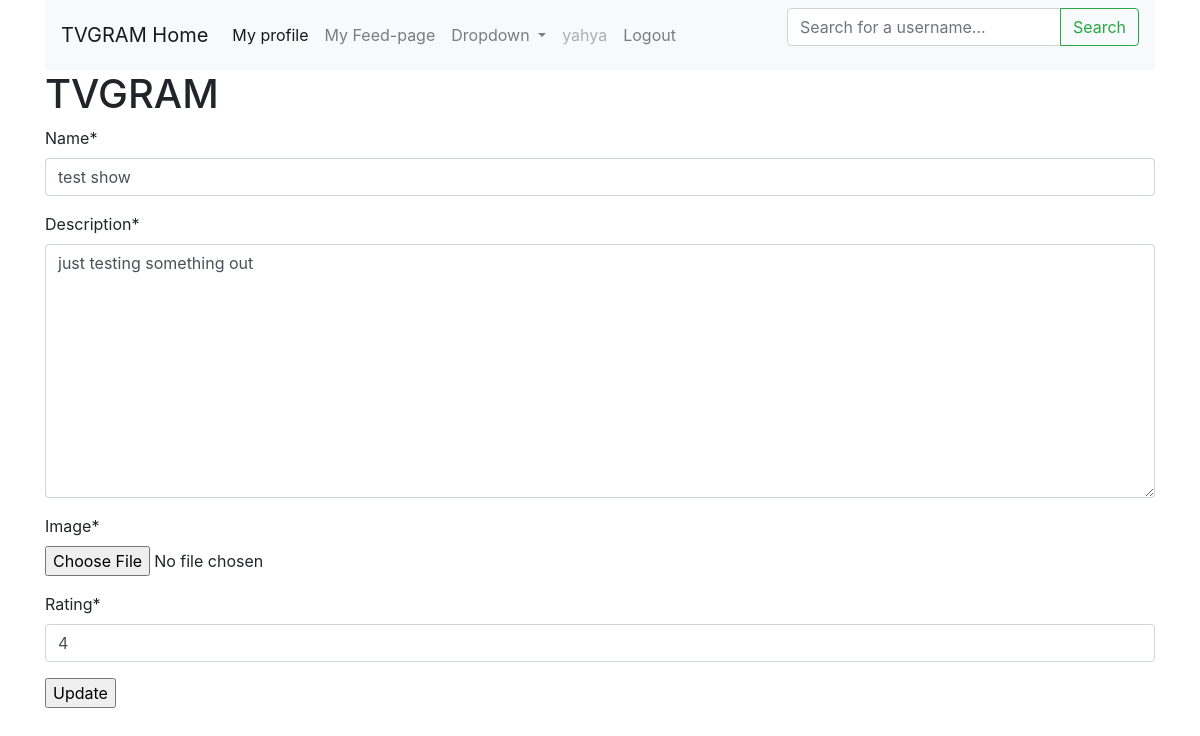
Page /update/8/ (signed in) on the earlier database version.
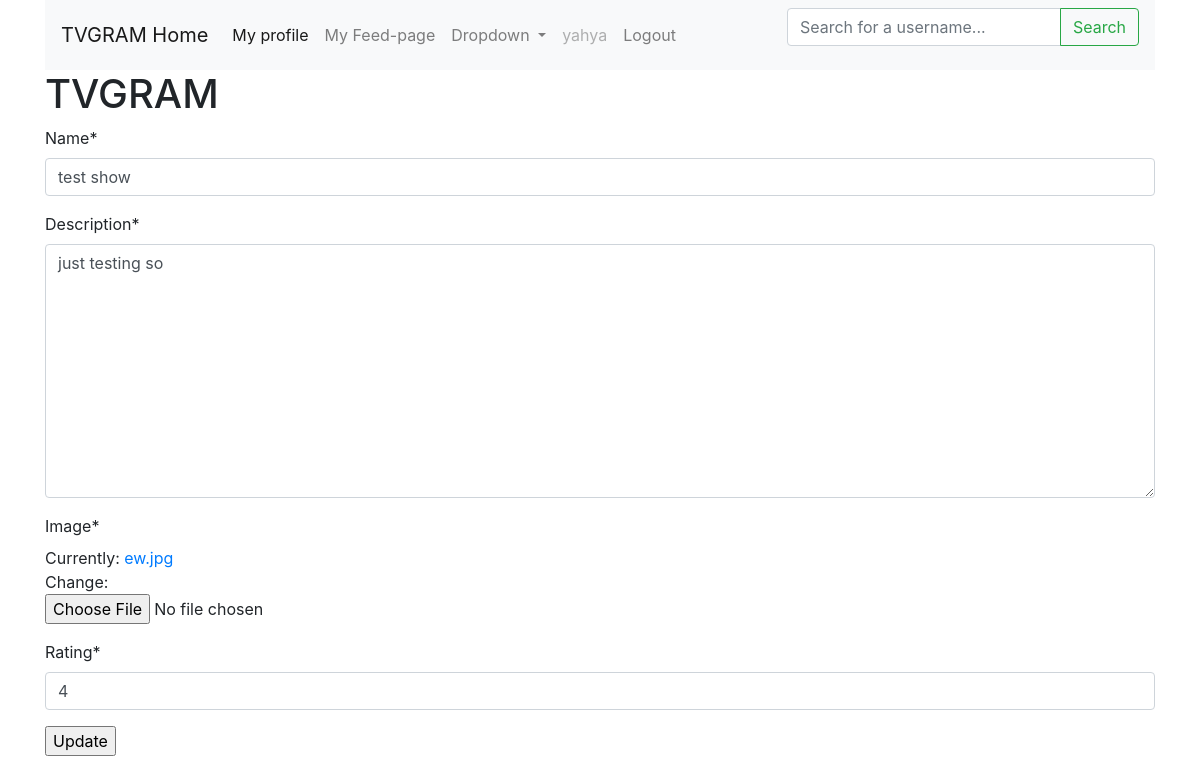
Same page on the later database version.
### app/models.py (models this page shows, shortened)
class Show(models.Model):
	name = models.CharField(max_length=220)
	image = models.ImageField(null=True)
	username = models.ForeignKey(User, default=1, on_delete=models.CASCADE)
	description = models.TextField()
	rating = models.IntegerField(validators=[MinValueValidator(0), MaxValueValidator(5)])
	publish_date = models.DateField(auto_now=False, auto_now_add=True)

### app/views.py (the view)
# urls.py: path('update/<int:show_id>/', views.update, name="update"),
def update(request, show_id):
	if not request.user.is_authenticated:
		return redirect('login')
	if not (request.user.is_staff or request.user==Show.username):
		return HttpResponse("you're not the username or the staff. You are not allowed to edit this post")
	show_obj = Show.objects.get(id=show_id)
	form = ShowForm(instance=show_obj)
	if request.method == "POST":
		form = ShowForm(request.POST, request.FILES or None, instance = show_obj,)
		if form.is_valid():
			form.save()
			return redirect("detail", show_id=show_obj.id)
	context = {
	"show_obj":show_obj,
	"update_form":form,
	}
	return render(request, 'update.html', context)

### app/forms.py
class ShowForm(forms.ModelForm):
	class Meta:
		model = Show
		fields = ['name', 'description', 'image', 'rating']

### app/templates/update.html (shortened to what this page needs)
{% extends "base.html" %}
{% load crispy_forms_tags %}
{% block stuff %}
	<form action="{% url 'update' show_id=show_obj.id %}" method="POST" enctype="multipart/form-data">
		{{update_form|crispy}}
		<input type="submit" value="Update">
	</form>
{% endblock stuff %}

Differences in the rows shown:
changed Show "test show": description "just testing something out" → "just testing so"
Other differences:
text no longer shown: "Name * Description * Image * Rating *"
text now shown: "Name * Description * Image * Currently: ew.jpg Change: Rating *"
